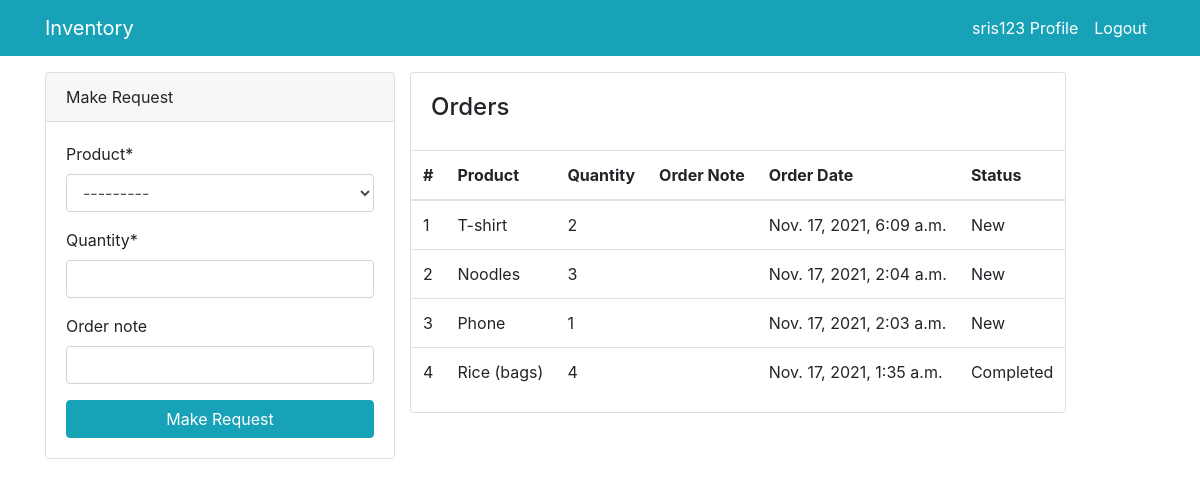
The page / (signed in) on the database its author committed.
### order/models.py (models this page shows, shortened)
class Order(models.Model):
    user = models.ForeignKey(User, on_delete = models.SET_NULL, null=True)
    product = models.ForeignKey(Product, on_delete = models.SET_NULL, null=True)
    status = models.CharField(max_length=50, choices = status, default='New')
    quantity = models.IntegerField()
    order_note = models.CharField(max_length=120, blank=True)
    created_at = models.DateTimeField(auto_now_add = True)

### store/models.py (models this page shows)
class Product(models.Model):
    product_name = models.CharField(max_length=50,unique=True)
    stock = models.IntegerField()
    is_available = models.BooleanField(default=True)
    category = models.ForeignKey(Category, on_delete = models.CASCADE)
    create_date =  models.DateTimeField(auto_now_add=True)
    def __str__(self):
        return self.product_name

### inventory/views.py (the view)
# urls.py: path('', dashboard, name='dashboard'),
@login_required(login_url='login')
def dashboard(request):
    total_product = Product.objects.count()
    try:
        total_delivery = Delivery.objects.count()
    except:
        total_delivery = 0
    total_order = Order.objects.count()
    orders = Order.objects.all().order_by('-id')
    total_user = User.objects.count()
    if request.method == 'POST':
        form = OrderForm(request.POST)
        if form.is_valid():
            product_name = form.cleaned_data.get('product')
            quantity = form.cleaned_data.get('quantity')
            current_user = request.user
            is_order_exist = Order.objects.filter(product=product_name,user=current_user).exists()
            if is_order_exist:
                order = Order.objects.get(product=product_name,user=current_user)
                order.quantity += quantity
                order.save()
            else:
                obj = form.save(commit=False)
                obj.user = request.user
                obj.save()
            messages.success(request, f'{product_name} has been order')
            return redirect('dashboard')
    else:
        form = OrderForm()
    context = {
        'form': form,
        'product': total_product,
        'delivery': total_delivery,
        'order': total_order,
        'orders': orders,
        'total_user':total_user
    }
    return render(request, 'dashboard.html',context)

### order/forms.py
class OrderForm(forms.ModelForm):
    class Meta:
        model = Order
        fields = ['product', 'quantity', 'order_note']

### templates/dashboard.html (shortened to what this page needs)
{% extends 'base/base.html' %}
{% load crispy_forms_tags %}
{% block content %}
{% if user.is_authenticated and user.is_staff and user.is_superuser %}
<div>
    <div class="mt-2">
        <div class="card">
            <div class="card-header bg-info text-white">
                Dashboard Statistics
            </div>
            <div class="card-body">
                <div class="row">
                    <div class="col-md-3">
                        <a class="text-decoration-none text-dark" href="{% url 'user' %}">
                            <div class="card my-card shadow">
                                <div class="card-body text-center">
                                    <h4>Staff <i class="fas fa-users"></i></h4>
                                    <h3>{{ total_user }}</h3>
                                </div>
                            </div>
                        </a>
                    </div>
                    <div class="col-md-3">
                        <a class="text-decoration-none text-dark" href="{% url 'product' %}">
                            <div class="card my-card shadow">
                                <div class="card-body text-center">
                                    <h4>Products <i class="fas fa-box"></i></h4>
                                    <h3>{{ product }}</h3>
                                </div>
                            </div>
                        </a>
                    </div>
                    <div class="col-md-3">
                        <a class="text-decoration-none text-dark" href="{% url 'order' %}">
                            <div class="card my-card shadow">
                                <div class="card-body text-center">
                                    <h4>Orders <i class="fas fa-shipping-fast"></i></h4>
                                    <h3>{{ order }}</h3>
                                </div>
                            </div>
                        </a>
                    </div>
                    <div class="col-md-3">
                        <a class="text-decoration-none text-dark" href="{% url 'delivery' %}">
                            <div class="card my-card shadow">
                                <div class="card-body text-center">
                                    <h4>Delivery <i class="fas fa-shipping-fast"></i></h4>
                                    <h3>{{ delivery }}</h3>
                                </div>
                            </div>
                        </a>
                    </div>
                </div>
            </div>
        </div>
    </div>
</div>
<div class="orders">
    <div class="row">
        <div class="col-xl-12">
            <div class="card">
                <div class="card-body">
                    <h4 class="box-title">Orders </h4>
                </div>
                <div class="card-body--">
                    <div class="table-stats order-table ov-h">
                        <table class="table ">
                            <thead>
                                <tr>
                                    <th class="serial">#</th>
                                    <th>Product</th>
                                    <th>Quantity</th>
                                    <th>Order Note</th>
                                    <th>Order Date</th>
                                    <th>Order By</th>
                                    <th>Status</th>
                                </tr>
                            </thead>
                            <tbody>
                                {% if orders %}
                                {% for order in orders %}
                                <tr>
                                    <td class="serial">{{ forloop.counter }}</td>
                                    <td>{{ order.product }}</td>
                                    <td>{{ order.quantity }}</td>
                                    <td>{{ order.order_note }}</td>
                                    <td>{{ order.created_at }}</td>
                                    <td>{{ order.user }}</td>
                                    <td>{{ order.status }}</td>
                                </tr>
                                {% endfor %}
                                {% else %}
                                <tr>
                                    <td>No Order Data</td>
                                </tr>
                                {% endif %}
                            </tbody>
                        </table>
                    </div>
                </div>
            </div>
        </div>
    </div>
</div>
{% else %}
<div class="orders">
    <div class="row mt-3">
        <div class="col-md-4">
            <div class="card">
                <div class="card-header">
                    Make Request
                </div>
                <div class="card-body">
                    <form method="POST">
                        {{ form|crispy }}
                        <input class="btn btn-info btn-block" type="submit" value="Make Request">
                    </form>
                </div>
            </div>
        </div>
        <div class="row">
            <div class="col-xl-12">
                <div class="card">
                    <div class="card-body">
                        <h4 class="box-title">Orders </h4>
                    </div>
                    <div class="card-body--">
                        <div class="table-stats order-table ov-h">
                            <table class="table ">
                                <thead>
                                    <tr>
                                        <th class="serial">#</th>
                                        <th>Product</th>
                                        <th>Quantity</th>
                                        <th>Order Note</th>
                                        <th>Order Date</th>
                                        <th>Status</th>
                                    </tr>
                                </thead>
                                <tbody>
                                    {% if orders %}
                                    {% for order in orders %}
                                    {% if order.user == user %}
                                    <tr>
                                        <td class="serial">{{ forloop.counter }}</td>
                                        <td>{{ order.product }}</td>
                                        <td>{{ order.quantity }}</td>
                                        <td>{{ order.order_note }}</td>
                                        <td>{{ order.created_at }}</td>
                                        <td>{{ order.status }}</td>
                                    </tr>
                                    {% endif %}
                                    {% endfor %}
                                    {% else %}
                                    <tr>
                                        <td>No Order Data</td>
                                    </tr>
                                    {% endif %}
                                </tbody>
                            </table>
                        </div>
                    </div>
                </div>
            </div>
        </div>
    </div>
</div>
{% endif %}
{% endblock content %}

### templates/base/base.html (shortened to what this page needs)
<!doctype html>
<html lang="en">
<head>
    <link rel="stylesheet" href="https://cdn.jsdelivr.net/npm/bootstrap@4.6.0/dist/css/bootstrap.min.css"
>
    <link rel="stylesheet" href="https://use.fontawesome.com/releases/v5.15.2/css/all.css"
>
</head>
<body>
    {% include 'base/navbar.html' %}
    <div class="container">
        {% block content %}
        {% endblock %}
    </div>
</body>
</html>

### templates/base/navbar.html (shortened to what this page needs)
{% load static %}
<nav class="navbar navbar-expand-lg navbar-info bg-info">
  <div class="container">
    {% if user.is_authenticated %}
    <a class="navbar-brand text-white" href="{% url 'dashboard' %}">Inventory</a>
    <div class="collapse navbar-collapse" id="navbarSupportedContent">
            <ul class="navbar-nav ml-auto">
        <li class="nav-item active">
          <a class="nav-link text-white">{{ user.username }} Profile</a>
        </li>
        <li class="nav-item">
          <a class="nav-link text-white" href="{% url 'logout' %}">Logout</a>
        </li>
      </ul>
      {% endif %}
    </div>
  </div>
</nav>

### rows shown on the page
Order: product "T-shirt", quantity "2", created_at "Nov. 17, 2021, 6:09 a.m.", status "New"
Order: product "Noodles", quantity "3", created_at "Nov. 17, 2021, 2:04 a.m.", status "New"
Order: product "Phone", quantity "1", created_at "Nov. 17, 2021, 2:03 a.m.", status "New"
Order: product "Rice (bags)", quantity "4", created_at "Nov. 17, 2021, 1:35 a.m.", status "Completed"

### other values the page prints
{{ user.username }} "sris123"
